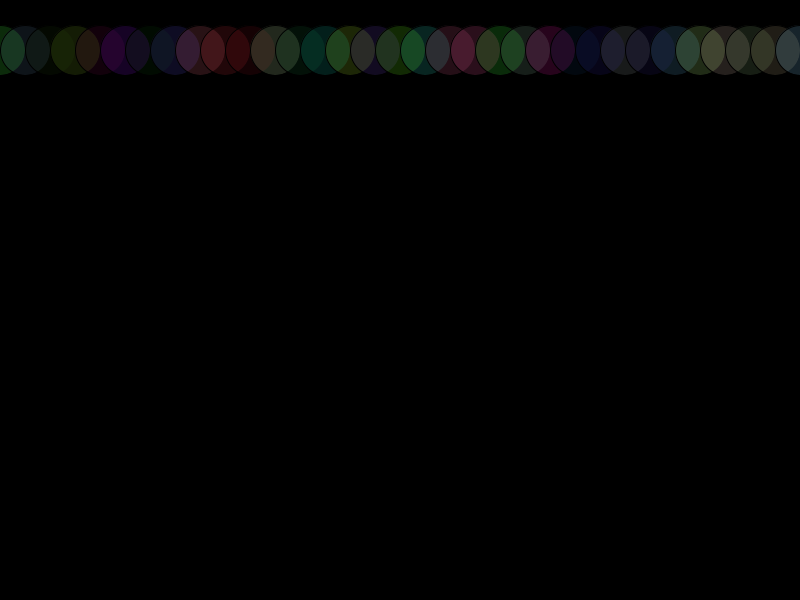
Frame 1 (no input)
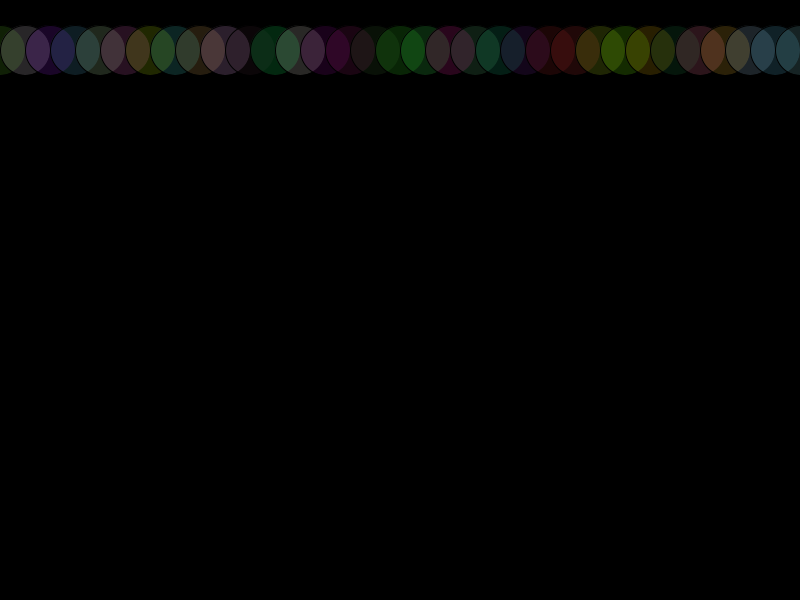
Frame 60 (the mouse pressed at the canvas centre just before this capture)
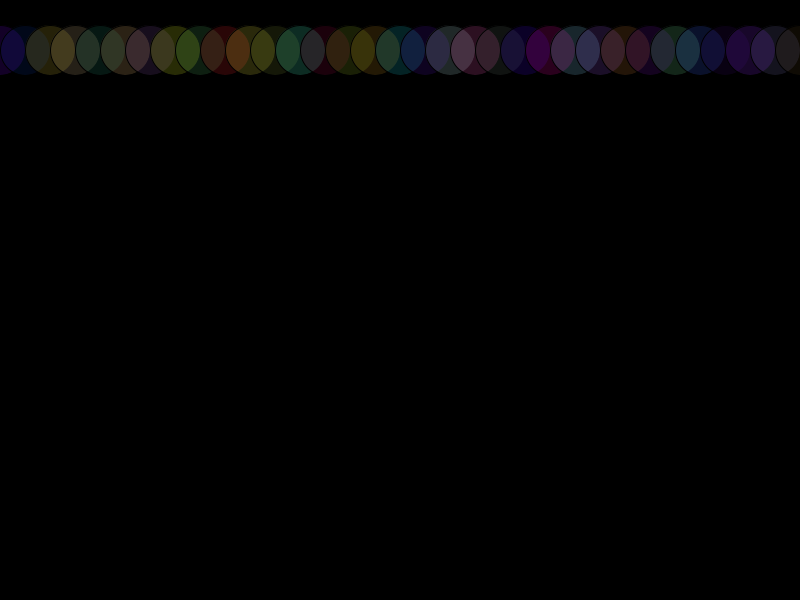
Frame 120 (the mouse held since frame 60 and released just before this capture)

The Processing sketch that drew these frames (run headless with seeded random() and noise(); from frame 60 on, the mouse is pressed at the canvas centre):

// Processing sketch: function_making2
// ── function_making2.pde

void setup(){
  size(800,600);
  frameRate(10);
}

void draw(){
  background(0);
  for (int i = 0; i < randomInt(1, width-50); i++){
    fill(random(255), random(255), random(255),45);
    ellipse(i*25, 50, 50,50);
  }
 
  
  
}

int randomInt(float min, float max){
  float rand = random(min,max);
  int result = int(rand);
  return result;
}
